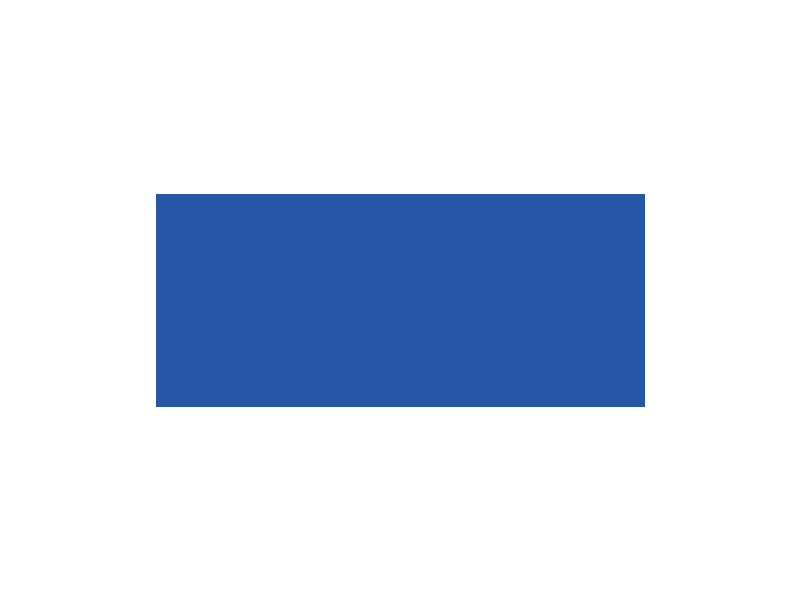
#> input picture images/2.jpg, 800 x 600 px, given in place of i, which was not available
$ python -i app_main.py   (imports and definitions only)   (older library calls are emulated)
#> lines starting #> are read from the running program, lines starting #| are printed output that depends on the picture; after the words box and inside, x2 and y2 are one past the last pixel; in counts of white or black regions, pixels touching at a corner belong together; long printed decimals are rounded; pictures that were not available may be replaced by others from this repository, and a replacement may not be noted
# -*- coding: utf-8 -*-
# @Author: user
# @Date:   2018-06-21 17:09:51
# @Last Modified by:   user
# @Last Modified time: 2018-06-21 18:18:39

from scipy.spatial import distance as dist
from imutils import perspective
from imutils import contours
import numpy as np
import argparse
import imutils
import cv2

class SizeChange():
	"""docstring for ClassName"""
	def midpoint(self,ptA, ptB):
		return ((ptA[0] + ptB[0]) * 0.5, (ptA[1] + ptB[1]) * 0.5)

	def imagedimenstion(self,images):
#> called with images = 'images/2.jpg'
		assume_width=2
		dims_width=[]
		dims_length=[]
		print(images)
		imageA = cv2.imread(images[0])
#> imageA is the input picture: shape (600, 800, 3); mean B, G, R 235.7, 218.3, 208.1
		imageA = cv2.resize(imageA, (0, 0), None, .5, .5) # just resized the image to a half of its original size
#> imageA: shape (300, 400, 3)
		imageB = cv2.imread(images[1])
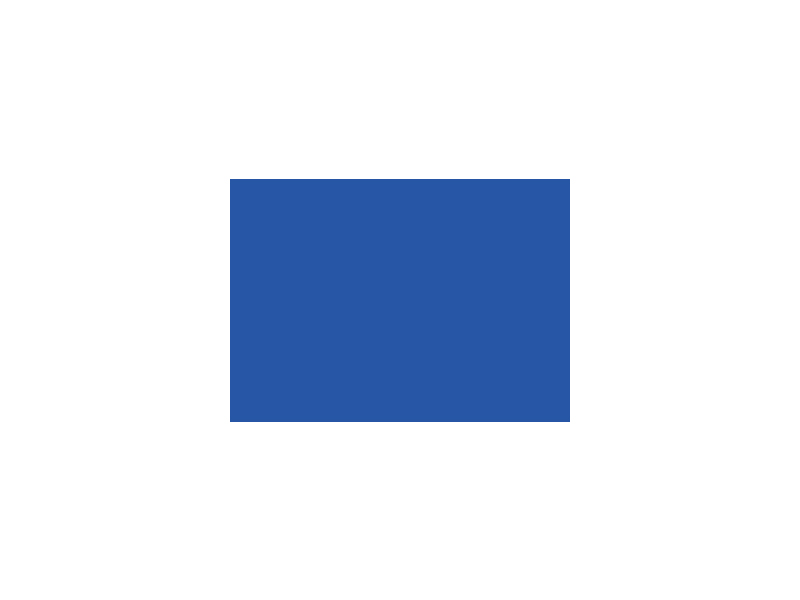
#> input picture images/1.jpg, 800 x 600 px, given in place of m, which was not available
#> imageB is the input picture: shape (600, 800, 3); mean B, G, R 239.7, 225.9, 217.8
		imageB = cv2.resize(imageB, (0, 0), None, .5, .5)
#> imageB: shape (300, 400, 3)

		#concat both images to form one image with original at the left
		numpy_horizontal_concat = np.concatenate((imageA, imageB), axis=1)
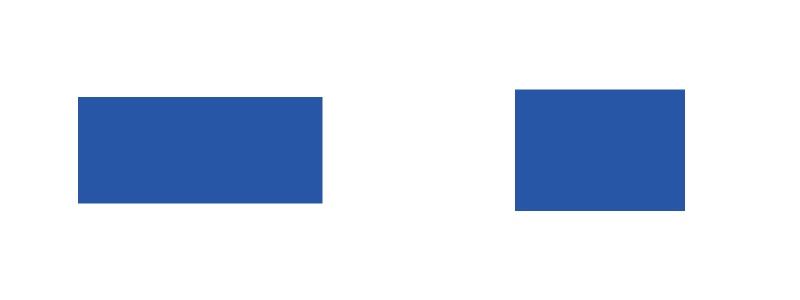
#> numpy_horizontal_concat: shape (300, 800, 3); mean B, G, R 237.7, 222.1, 213

		#output file created
		#now finding the dimenstion

		image = numpy_horizontal_concat
		gray = cv2.cvtColor(image, cv2.COLOR_BGR2GRAY)
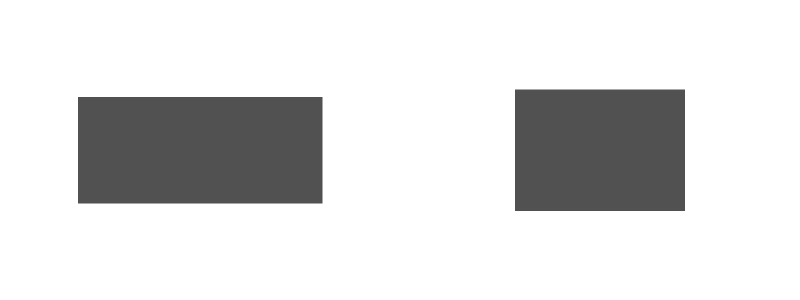
#> gray: shape (300, 800); min 80, max 255, mean 221.2
		gray = cv2.GaussianBlur(gray, (7, 7), 0)


		# perform edge detection, then perform a dilation + erosion to
		# close gaps in between object edges
		edged = cv2.Canny(gray, 50, 100)
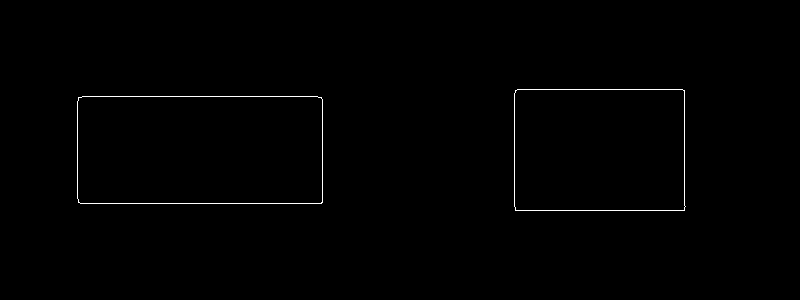
#> edged: shape (300, 800); 0.53% white in thin lines or dots, all inside (x1, y1, x2, y2) = (77, 89, 686, 211)
		edged = cv2.dilate(edged, None, iterations=1)
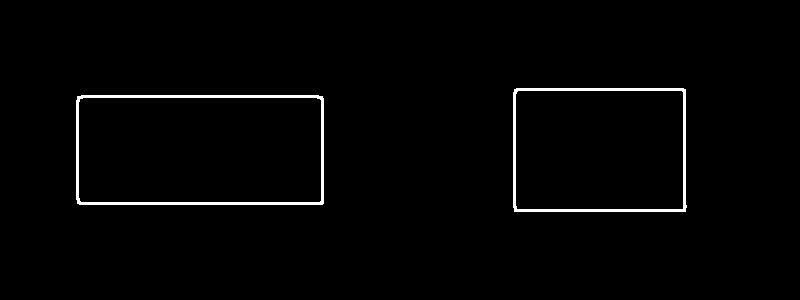
#> edged: shape (300, 800); 1.6% white; 2 white regions, box (x1, y1, x2, y2) and area: (76, 95, 324, 205) 2106, (513, 88, 687, 212) 1745
		edged = cv2.erode(edged, None, iterations=1)

		# find contours in the edge map
		cnts = cv2.findContours(edged.copy(), cv2.RETR_EXTERNAL,cv2.CHAIN_APPROX_SIMPLE)
#> cnts = 2 contours; box (x1, y1, x2, y2) and area: (77, 96, 323, 204) 26194, (514, 89, 686, 211) 20561
		cnts = cnts[0] if imutils.is_cv2() else cnts[1]

		# sort the contours from left-to-right and initialize the
		# 'pixels per metric' calibration variable
		(cnts, _) = contours.sort_contours(cnts)
		pixelsPerMetric = None

		# loop over the contours individually
		for c in cnts:
			# if the contour is not sufficiently large, ignore it
			if cv2.contourArea(c) < 100:
				continue

			# compute the rotated bounding box of the contour
			orig = image.copy()
			box = cv2.minAreaRect(c)
			box = cv2.cv.BoxPoints(box) if imutils.is_cv2() else cv2.boxPoints(box)
			box = np.array(box, dtype="int")

			# order the points in the contour such that they appear
			# in top-left, top-right, bottom-right, and bottom-left
			# order, then draw the outline of the rotated bounding
			# box
			box = perspective.order_points(box)
			cv2.drawContours(orig, [box.astype("int")], -1, (0, 255, 0), 2)

			# loop over the original points and draw them
			for (x, y) in box:
				cv2.circle(orig, (int(x), int(y)), 5, (0, 0, 255), -1)

			# unpack the ordered bounding box, then compute the midpoint
			# between the top-left and top-right coordinates, followed by
			# the midpoint between bottom-left and bottom-right coordinates
			(tl, tr, br, bl) = box
			(tltrX, tltrY) = self.midpoint(tl, tr)
			(blbrX, blbrY) = self.midpoint(bl, br)

			# compute the midpoint between the top-left and top-right points,
			# followed by the midpoint between the top-righ and bottom-right
			(tlblX, tlblY) = self.midpoint(tl, bl)
			(trbrX, trbrY) = self.midpoint(tr, br)

			# draw the midpoints on the image
			cv2.circle(orig, (int(tltrX), int(tltrY)), 5, (255, 0, 0), -1)
			cv2.circle(orig, (int(blbrX), int(blbrY)), 5, (255, 0, 0), -1)
			cv2.circle(orig, (int(tlblX), int(tlblY)), 5, (255, 0, 0), -1)
			cv2.circle(orig, (int(trbrX), int(trbrY)), 5, (255, 0, 0), -1)

			# draw lines between the midpoints
			cv2.line(orig, (int(tltrX), int(tltrY)), (int(blbrX), int(blbrY)),(255, 0, 255), 2)
			cv2.line(orig, (int(tlblX), int(tlblY)), (int(trbrX), int(trbrY)),(255, 0, 255), 2)

			# compute the Euclidean distance between the midpoints
			dA = dist.euclidean((tltrX, tltrY), (blbrX, blbrY))
			dB = dist.euclidean((tlblX, tlblY), (trbrX, trbrY))

			# if the pixels per metric has not been initialized, then
			# compute it as the ratio of pixels to supplied metric
			# (in this case, inches)
			if pixelsPerMetric is None:
				# pixelsPerMetric = dB / args["width"]
				pixelsPerMetric = dB / assume_width

			# compute the size of the object
			dimA = dA / pixelsPerMetric
			dimB = dB / pixelsPerMetric

			# draw the object sizes on the image
			cv2.putText(orig, "{:.1f}in".format(dimA),
				(int(tltrX - 15), int(tltrY - 10)), cv2.FONT_HERSHEY_SIMPLEX,0.65, (0, 0, 0), 2)
			cv2.putText(orig, "{:.1f}in".format(dimB),
				(int(trbrX + 10), int(trbrY)), cv2.FONT_HERSHEY_SIMPLEX,0.65, (0, 0, 0), 2)
			dims_width.append(dimB)
			dims_length.append(dimA)
#> this loop made 2 passes
#> (tl, tr, br, bl, tltrX, tltrY, blbrX, blbrY) on pass 1: ([77, 96], [321, 96], [321, 202], [76, 202], 199, 96, 198.5, 202)
#> (tl, tr, br, bl, tltrX, tltrY, blbrX, blbrY) on pass 2: ([514, 89], [685, 89], [685, 210], [514, 210], 599.5, 89, 599.5, 210)
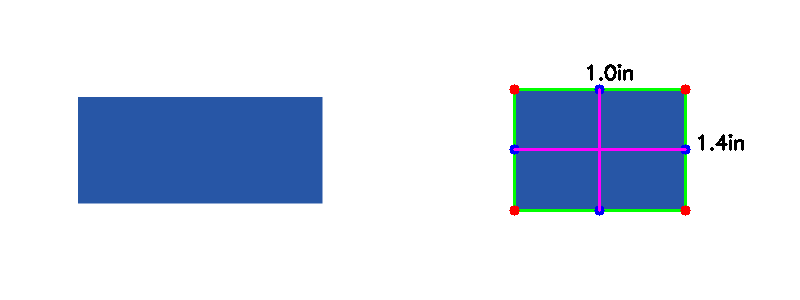
#> orig: shape (300, 800, 3); mean B, G, R 235.8, 221.2, 212.1
#> after the loop, dims_length = [0.867, 0.99]; dims_width = [2, 1.4]; pixelsPerMetric = 122.2
			# show the output image
			# cv2.imshow("Image", orig)
			# cv2.waitKey(0)
		print("Widths",dims_width)
#| Widths [2.0, 1.399]
		inc_width=((dims_width[1]-dims_width[0])/dims_width[0])*100
#> inc_width = -30.06
		print("width inc percent",round(inc_width , 2) ,"%")
#| width inc percent -30.06 %

		print("Height",dims_length)
#| Height [0.8671, 0.9898]
		dec_length=((dims_length[0]-dims_length[1])/dims_length[0])*100
#> dec_length = -14.15
		print("Height dec percent",round(dec_length , 2) ,"%")
#| Height dec percent -14.15 %
		return inc_width


>>> result = SizeChange().imagedimenstion('images/2.jpg')
#> result = -30.06
